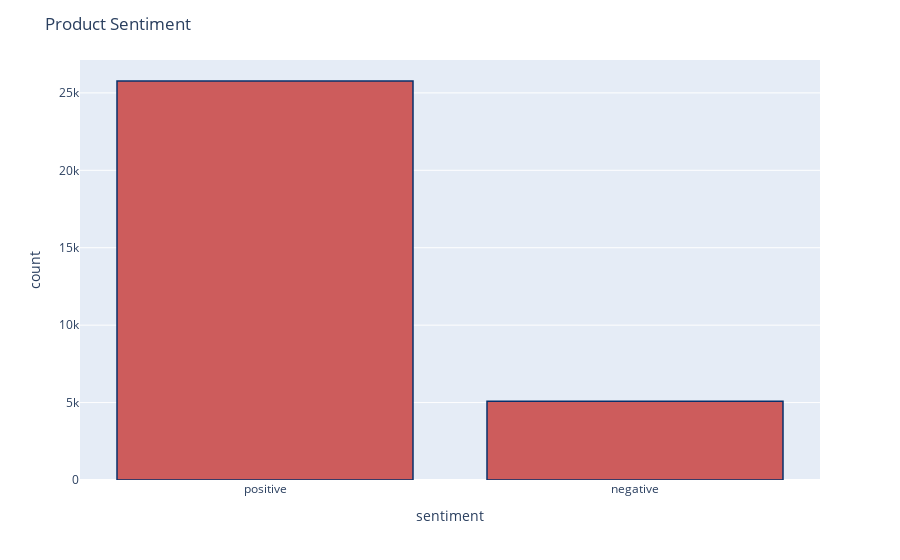

Notebook source saved alongside this figure:
### Markdown cell above
The positive sentiment(1) has the highest number

### Code cell
ap['sentiment'] = ap['sentiment'].replace({0 : 'negative'})
ap['sentiment'] = ap['sentiment'].replace({1 : 'positive'})
fig = px.histogram(ap, x="sentiment")
fig.update_traces(marker_color="indianred",marker_line_color='rgb(8,48,107)',
                  marker_line_width=1.5)
fig.update_layout(title_text='Product Sentiment')
fig.show()

### Figure 1 — Plotly figure (JSON) as saved in the notebook; plotly's stock layout.template omitted (floating-point values rounded to 4 significant figures; data arrays with more than 128 entries replaced by an {"elided": "..."} marker saying what was removed)
{"data": [{"alignmentgroup": "True", "bingroup": "x", "hovertemplate": "sentiment=%{x}<br>count=%{y}<extra></extra>", "legendgroup": "", "marker": {"color": "indianred", "line": {"color": "rgb(8,48,107)", "width": 1.5}, "pattern": {"shape": ""}}, "name": "", "offsetgroup": "", "orientation": "v", "showlegend": false, "type": "histogram", "x": {"elided": "30846 str values"}, "xaxis": "x", "yaxis": "y"}], "layout": {"barmode": "relative", "legend": {"tracegroupgap": 0}, "margin": {"t": 60}, "title": {"text": "Product Sentiment"}, "xaxis": {"anchor": "y", "domain": [0, 1], "title": {"text": "sentiment"}}, "yaxis": {"anchor": "x", "domain": [0, 1], "title": {"text": "count"}}}}
